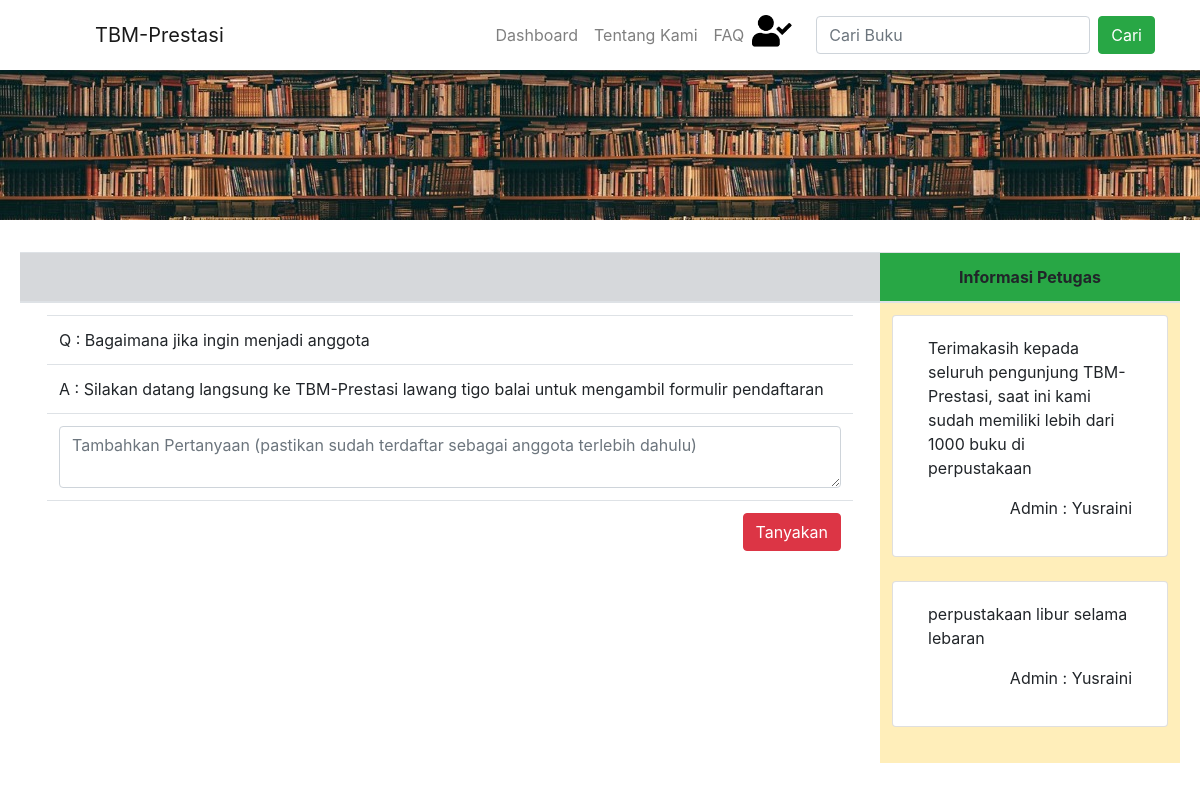
Screenshot of /index.php?sess=faq with the database file from the repository.
### tables this page shows
CREATE TABLE `answer` (
  `KodeA` int(11) NOT NULL,
  `IsiA` text NOT NULL,
  `IdPetugas` varchar(20) NOT NULL,
  `KodeQ` int(11) NOT NULL
);

CREATE TABLE `question` (
  `KodeQ` int(11) NOT NULL,
  `IsiQ` text NOT NULL,
  `IdAnggota` varchar(20) NOT NULL,
  `KodeTampil` char(1) NOT NULL
);

CREATE TABLE `infopetugas` (
  `KodeInfo` int(11) NOT NULL,
  `IsiInfo` text NOT NULL,
  `IdPetugas` varchar(20) NOT NULL,
  `KodeTampil` char(1) NOT NULL
);

CREATE TABLE `petugas` (
  `IdPetugas` varchar(10) NOT NULL,
  `NamaPetugas` varchar(30) NOT NULL
);

### index.php (the view, shortened to what this page needs)
<!DOCTYPE html>
<html lang="en">
<head>
    <link rel="stylesheet" type="text/css" href="admin-mode/bootstrap/css/bootstrap.min.css">
</head>
<body>
<?php
include 'koneksi.php';
?>
  <nav class="navbar navbar-expand-lg navbar-light" id="mainNav">
    <div class="container">
        <a class="navbar-brand" href="index.php" style="padding-left:50px;">TBM-Prestasi</a>
        <div id="navnav" class="collapse navbar-collapse">
            <ul class="navbar-nav ml-auto">
            <li class="nav-item">
                <a class="nav-link " href="index.php?sess=dash">Dashboard</a>
            </li>
            <li class="nav-item">
                <a class="nav-link" href="index.php?sess=about">Tentang Kami</a>
            </li>
            <li class="nav-item">
                <a class="nav-link" href="index.php?sess=faq">FAQ</a>
            </li>
            <?php
            if (!empty($_SESSION['memLogin'])) {
            ?>
            <li class="nav-item">
               <div class="">
                    <form action="anggota.php" class="form-inline">
                        <button class="btn nav-link">Lihat Infomasi Anggota</button>
                        <select id="memInfo" name="memInfo" class="btn nav-link">
                            <option value="" >ChooseInfo</option>
                            <option value="data">Data Anggota</option>
                            <option value="peminjaman">Peminjaman</option>
                            <option value="question">My Question</option>
                            <option value="logout">Log Out</option>
                        </select>
                    </form>
                </div>
            </li>
            <?php } else { ?>
                <div>
                    <a class="" href="addquestion.php?question=0"><img src="admin-mode/picture/icon/user.png" alt="" width=40px;></a>
                </div>
            <?php } ?>
            </ul>
        </div>
        <form class="form-inline my-2 ml-4" method="get" action="index.php">
            <input class="form-control mr-sm-2" type="search" placeholder="Cari Buku" aria-label="Search" name="cari">
            <button class="btn btn-success my-sm-0" type="submit">Cari</button>
        </form>
      </div>
  </nav>
<header>
    <div style="background-image: url('admin-mode/picture/background/perpus.jpg'); height: 150px;" class="jumbotron jumbotron-fluid">
    </div >
</header>
<main>
<div class="" style="margin:20px">
    <table class="table">
        <thead>
            <th class="table-secondary"><center></center></th>
            <th class="bg-success"><center>Informasi Petugas</center></th>
        </thead>
        <tr >
    <?php
    if ((empty($_SESSION['memHome']))||($_SESSION['memHome']=="dash")) {
    ?>
        <td >
            <?php if (empty($_GET['cari'])) {
                    $sql=mysqli_query($koneksi,"SELECT * FROM buku ");
                ?>
                <div class="row row-cols-1 row-cols-md-4" >
                <?php while($data=mysqli_fetch_object($sql)) {  ?> <div class="col mb-4">
                <div class="card bg-dark text-light text-justify "  style="width:200px; height:250px">
                    <div class="card-body text-center">
                        <h5 class="card-title "><?=$data->JudulBuku?></h5>
                        <p class="card-text "><?=$data->Pengarang?></p>
                        <p class="card-text "><?=$data->Penerbit?></p>
                        <div>
                            <form method="get" action="index.php">
                                <input type="hidden" name="cari" value="<?=$data->JudulBuku?>">
                                <input type="hidden" name="sess" value="dash">
                                <button class="btn btn-warning" type="submit">Detail</button>
                            </form>
                        </div>
                    </div>
                </div></div>
                <?php } ?> </div>
            <?php
            } else {
                $cari=$_GET['cari'];
                $sql=mysqli_query($koneksi,"SELECT * FROM buku WHERE JudulBuku LIKE '%$cari%' ");
                while ($data=mysqli_fetch_object($sql)) {
                ?>
                    <center><div class="card bg-dark text-light col mb-4" style="width:600px">
                    <div class="card-body " style="text-align:left" >
                        <table class="table table-dark">
                            <tr>
                                <td>Judul Buku</td>
                                <td><h5 class="card-title "> : <?=$data->JudulBuku?></h5></td>
                            </tr>
                            <tr>
                                <td>Pengarang</td>
                                <td><p class="card-text "> : <?=$data->Pengarang?></p></td>
                            </tr>
                            <tr>
                                <td>Penerbit</td>
                                <td><p class="card-text "> : <?=$data->Penerbit?></p></p></td>
                            </tr>
                            <tr>
                                <td>Tahun Terbit</td>
                                <td><p class="card-text "> : <?=$data->TahunTerbit?></p></td>
                            </tr>
                            <tr>
                                <td>Status</td>
                                <td><p class="card-text "> : <?=$data->Status?></p></td>
                            </tr>
                        </table>
                    </div>
                    </div></center>
                <?php }
            }
            ?>
        </td>
    <?php
    }
    else if($_SESSION['memHome']=="about") {
    ?> <td>
    Lorem ipsum dolor sit amet consectetur adipisicing elit. Voluptatibus reiciendis blanditiis veniam mollitia eius error amet minus, tempore eligendi! Officiis quas ipsam cumque, sapiente nobis impedit! Pariatur ipsum quia temporibus!
        </td>
    <?php
    }
    else if($_SESSION['memHome']=="faq") {
    ?> <td>
            <div class="container">
            <table class="table">
            <?php
            $sql=mysqli_query($koneksi,"SELECT * FROM  question JOIN answer ON question.KodeQ=answer.KodeQ WHERE KodeTampil='2'");
            while($data=mysqli_fetch_object($sql)) {
                ?>
                <tr>
                    <tr rowspan="2"><td><?=$data->IsiQ?></td></tr>
                    <tr rowspan="2"><td><?=$data->IsiA?></td></tr>
                </tr>
            <?php }
            ?>  <tr><form class="form-group" method="get" action="addquestion.php">
                    <td><textarea class ="form-control" name="question" cols="30" rows="2" placeholder="Tambahkan Pertanyaan (pastikan sudah terdaftar sebagai anggota terlebih dahulu)"></textarea></td>
                    </tr><tr><td><button class="btn btn-danger my-sm-0" style="float:right" type="submit">Tanyakan</button></td>
                </tr>
            </table>
        </div>
        </td>
    <?php
    }
    else if($_SESSION['memHome']=="member") {
    ?> <td>
        </td>
    <?php
    }
    ?>
            <td style="width:300px" class="table-warning">
                <?php
                    $sql=mysqli_query($koneksi,"SELECT * FROM infopetugas JOIN petugas ON infopetugas.IdPetugas=petugas.IdPetugas WHERE KodeTampil='1'");
                    while($data=mysqli_fetch_object($sql)) {
                ?>
                <div class="card col mb-4">
                    <div class="card-body ">
                        <p><?=$data->IsiInfo?></p>
                        <p style="float:right">Admin : <?=$data->NamaPetugas?></p>
                    </div>
                </div> <?php } ?>
            </td>
        </tr>
    </table>
</div>
</main>
</body>
</html>

### rows the page displays
answer: KodeQ.IsiQ "Q : Bagaimana jika ingin menjadi anggota", IsiA "A : Silakan datang langsung ke TBM-Prestasi lawang tigo balai untuk mengambil formulir pendaftaran"
infopetugas: IsiInfo "Terimakasih kepada seluruh pengunjung TBM-Prestasi, saat ini kami sudah memiliki lebih dari 1000 buku di perpustakaan", IdPetugas.NamaPetugas "Yusraini"
infopetugas: IsiInfo "perpustakaan libur selama lebaran", IdPetugas.NamaPetugas "Yusraini"
